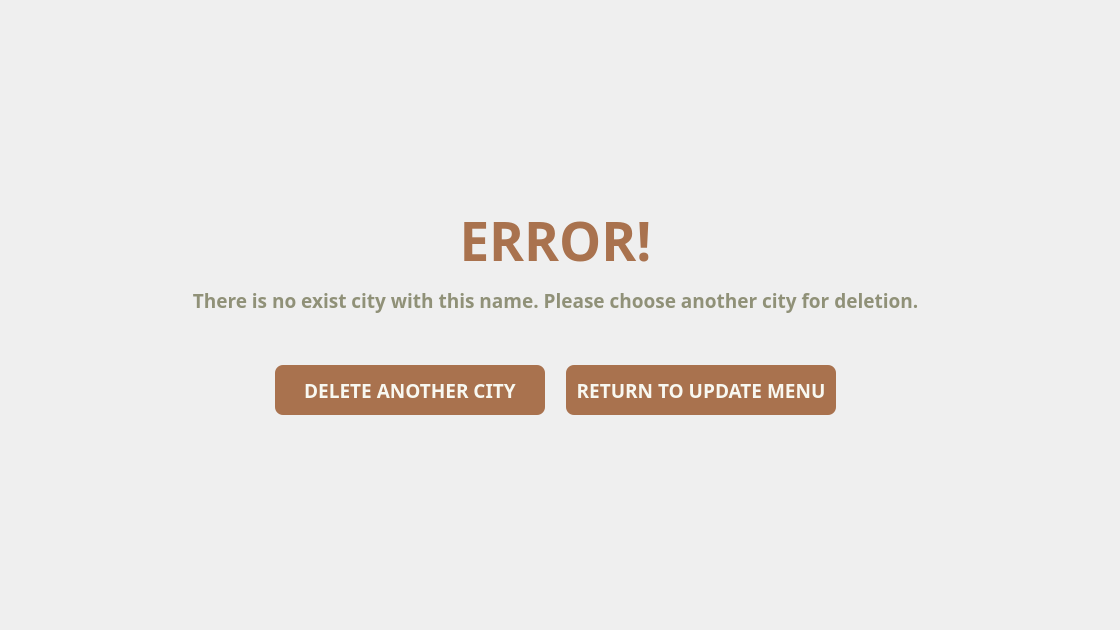
<?xml version="1.0" encoding="UTF-8"?>
<ui version="4.0">
 <class>DeleteCity_Error</class>
 <widget class="QWidget" name="DeleteCity_Error">
  <property name="geometry">
   <rect>
    <x>0</x>
    <y>0</y>
    <width>1120</width>
    <height>630</height>
   </rect>
  </property>
  <property name="minimumSize">
   <size>
    <width>1120</width>
    <height>630</height>
   </size>
  </property>
  <property name="maximumSize">
   <size>
    <width>1120</width>
    <height>630</height>
   </size>
  </property>
  <property name="windowTitle">
   <string>Mini Wasalni | Error Deleting City </string>
  </property>
  <widget class="QLabel" name="deletecity_error_h">
   <property name="geometry">
    <rect>
     <x>300</x>
     <y>190</y>
     <width>511</width>
     <height>101</height>
    </rect>
   </property>
   <property name="font">
    <font>
     <family>Dosis</family>
     <pointsize>40</pointsize>
     <bold>true</bold>
    </font>
   </property>
   <property name="styleSheet">
    <string notr="true">QLabel {
		color: #A9724E;
}</string>
   </property>
   <property name="text">
    <string>ERROR!</string>
   </property>
   <property name="alignment">
    <set>Qt::AlignCenter</set>
   </property>
  </widget>
  <widget class="QWidget" name="horizontalLayoutWidget_2">
   <property name="geometry">
    <rect>
     <x>260</x>
     <y>350</y>
     <width>591</width>
     <height>80</height>
    </rect>
   </property>
   <layout class="QHBoxLayout" name="horizontalLayout_2">
    <item>
     <widget class="QPushButton" name="deletecity_error_addanoter">
      <property name="maximumSize">
       <size>
        <width>270</width>
        <height>50</height>
       </size>
      </property>
      <property name="font">
       <font>
        <family>Dosis</family>
        <pointsize>14</pointsize>
        <bold>true</bold>
       </font>
      </property>
      <property name="styleSheet">
       <string notr="true">QPushButton {
		color: #F8F8F1;
		background-color: #A9724E;
		border: none;
		border-radius: 8px;
}

QPushButton:hover {
		color: #F8F8F1;
		background-color: #BFA17E;
		border: none;
		border-radius:8px;
}

QPushButton:pressed {
		color: #F8F8F1;
		background-color: #BFA17E;
		border: none;
        border-radius: 8px;
}</string>
      </property>
      <property name="text">
       <string>DELETE ANOTHER CITY</string>
      </property>
     </widget>
    </item>
    <item>
     <widget class="QPushButton" name="deletecity_error_return">
      <property name="maximumSize">
       <size>
        <width>270</width>
        <height>50</height>
       </size>
      </property>
      <property name="font">
       <font>
        <family>Dosis</family>
        <pointsize>14</pointsize>
        <bold>true</bold>
       </font>
      </property>
      <property name="styleSheet">
       <string notr="true">QPushButton {
		color: #F8F8F1;
		background-color: #A9724E;
		border: none;
		border-radius: 8px;
}

QPushButton:hover {
		color: #F8F8F1;
		background-color: #BFA17E;
		border: none;
		border-radius:8px;
}

QPushButton:pressed {
		color: #F8F8F1;
		background-color: #BFA17E;
		border: none;
        border-radius: 8px;
}</string>
      </property>
      <property name="text">
       <string>RETURN TO UPDATE MENU</string>
      </property>
     </widget>
    </item>
   </layout>
  </widget>
  <widget class="QLabel" name="deletecity_error_h_2">
   <property name="geometry">
    <rect>
     <x>170</x>
     <y>250</y>
     <width>771</width>
     <height>101</height>
    </rect>
   </property>
   <property name="font">
    <font>
     <family>Dosis</family>
     <pointsize>14</pointsize>
     <bold>true</bold>
    </font>
   </property>
   <property name="styleSheet">
    <string notr="true">QLabel {
		color: #909178;
}</string>
   </property>
   <property name="text">
    <string>There is no exist city with this name. Please choose another city for deletion.</string>
   </property>
   <property name="alignment">
    <set>Qt::AlignCenter</set>
   </property>
  </widget>
 </widget>
 <resources/>
 <connections/>
</ui>
